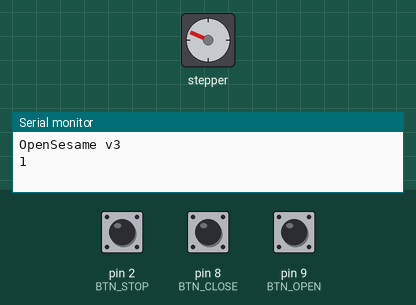
The sketch below on a simulated Arduino Uno, built with avr-gcc and run on an emulated ATmega328P. Parts: stepper motor, the last lines printed to the serial monitor. The inputs (shaded band) are chosen by the test bench; at power-on: pin 2 (BTN_STOP) HIGH, pin 9 (BTN_OPEN) HIGH, pin 8 (BTN_CLOSE) HIGH. Stepper angles assume 200 steps per turn.

Above: at 1.25 s.
1.3 s: pin 2 (BTN_STOP) pulled LOW for 0.15 s
At 1.9 s:
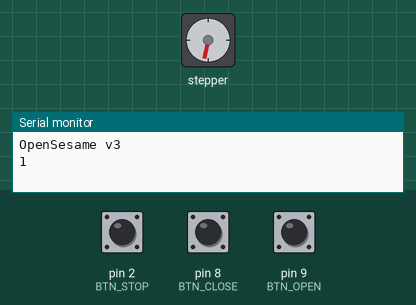
2.9 s: pin 9 (BTN_OPEN) pulled LOW for 1 s
At 5.1 s:
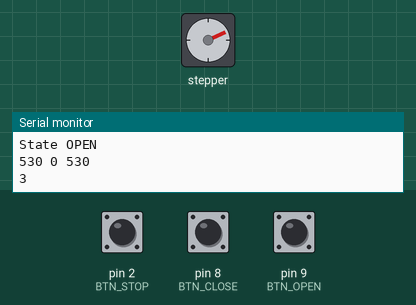
5.4 s: pin 8 (BTN_CLOSE) pulled LOW for 0.15 s
At 5.86 s:
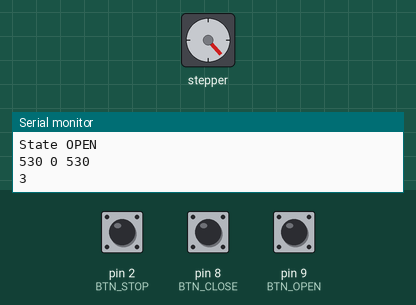
8.5 s: pin 2 (BTN_STOP) pulled LOW for 1 s
At 9.8 s:
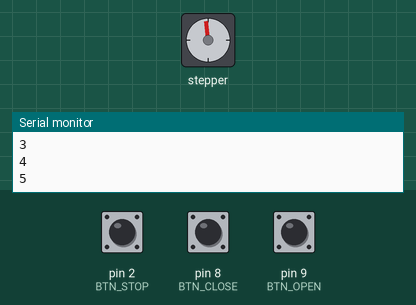
11.0 s: pin 8 (BTN_CLOSE) pulled LOW for 1 s
At 12.06 s:
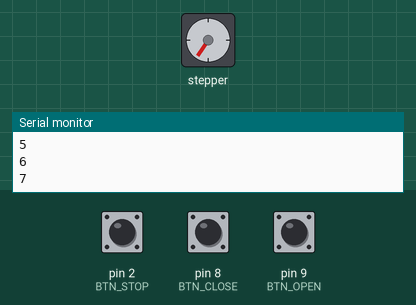
Timing chart, 0 to 22.0 s (numbered marks = the images above; inputs shaded):
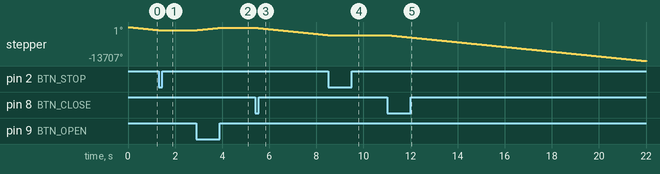

The sketch:

sketch_garden_open_sesame_v3.ino
```cpp
#ifndef __AVR_ATmega328P__
    #define __AVR_ATmega328P__
#endif

#include <Arduino.h>

#include <Bounce2.h>
#include <DHT.h>
#include <Stepper.h>

const int STEPS_PER_REVOLUTION = 200;
const int DEBOUNCE_INTERVAL_MS = 10;

#define DHTTYPE DHT22   // DHT 22  (AM2302)

#define BTN_STOP 2
#define BTN_CLOSE 8
#define BTN_OPEN 9
#define DHTPIN 13     // what pin we're connected to

enum class State { IDLE, TAKE_MEASUREMENT, CLOSE, OPEN };
enum btn_states : bool { open = true, pressed = false };

struct MeasurementVal {
  float hum;  // Stores humidity value
  float temp; // Stores temperature value
};

volatile unsigned int timer_times = 0;

// 200 steps = 1 turn
// 10 turns = 12.5 cm
// 1 expance = 200 steps * 10 revolutions * 10 times = 20000 steps
int current_step = 0;
byte current_expance = 0;
const byte MAX_EXPANCES = 3;
const int STEPS_PER_EXPANCE = 20000;
const unsigned int TOTAL_MAXIMUM_STEPS = 60000;
unsigned int current_total_step = 0;

volatile long unsigned eventTime;
volatile long unsigned previousEventTime;
volatile long unsigned timeSinceLastEvent;

State state = State::IDLE;
Stepper stepper(STEPS_PER_REVOLUTION, 3, 4, 5, 6);
DHT dht(DHTPIN, DHTTYPE); //// Initialize DHT sensor for normal 16mhz Arduino

Bounce btn_stop = Bounce();
Bounce btn_close = Bounce();
Bounce btn_open = Bounce();

bool init_sesam = true;

void setup() {
  Serial.begin(9600);
  Serial.println(F("OpenSesame v3"));
  cli();

  //set timer1 interrupt at 1Hz
  TCCR1A = 0;// set entire TCCR1A register to 0
  TCCR1B = 0;// same for TCCR1B
  TCNT1  = 0;//initialize counter value to 0
  // set compare match register for 2hz increments
  OCR1A = 31249; //(16000000) / (0.25*1024) - 1 //15624;// = (16*10^6) / (1*1024) - 1 (must be <65536)
  // turn on CTC mode
  TCCR1B |= (1 << WGM12);
  // Set CS12 and CS10 bits for 1024 prescaler
  TCCR1B |= (1 << CS12) | (1 << CS10);
  // enable timer compare interrupt
  TIMSK1 |= (1 << OCIE1A);

  sei();

  pinMode(BTN_STOP, INPUT_PULLUP);
  btn_stop.attach(BTN_STOP);
  btn_stop.interval(DEBOUNCE_INTERVAL_MS); // interval in ms

  pinMode(BTN_CLOSE, INPUT_PULLUP);
  btn_close.attach(BTN_CLOSE);
  btn_close.interval(DEBOUNCE_INTERVAL_MS); // interval in ms

  pinMode(BTN_OPEN, INPUT_PULLUP);
  btn_open.attach(BTN_OPEN);
  btn_open.interval(DEBOUNCE_INTERVAL_MS); // interval in ms

  stepper.setSpeed(180);
}

ISR(TIMER1_COMPA_vect){//timer1 interrupt 0.5Hz
  timer_times++;
  Serial.println(timer_times);
  if(timer_times >= 30 && state == State::IDLE) {
    eventTime = millis();
    state = State::TAKE_MEASUREMENT;
    timer_times = 0;
  }
}

void takeMeasurement(MeasurementVal &val) {
  //Read data and store it to variables hum and temp
  val.hum = dht.readHumidity();
  val.temp = dht.readTemperature();
}

bool is_between(float value, float lower, float upper) {
  return value > lower && value <= upper;
}

void serial_state(State state) {
  Serial.print(F("State "));
  switch(state)
  {
        case State::IDLE:
          Serial.println(F("IDLE"));
          break;
        case State::CLOSE:
          Serial.println(F("CLOSE"));
          break;
        case State::OPEN:
          Serial.println(F("OPEN"));
          break;
        case State::TAKE_MEASUREMENT:
          Serial.println(F("TAKE_MEASUREMENT"));
          break;
  }
}

void openOneExpansion() {
  Serial.println(F("openOneExpansion"));

  if(current_expance < MAX_EXPANCES) {
    unsigned int steps_to_open = STEPS_PER_EXPANCE - current_step;

    Serial.print(F("  opening: "));
    Serial.println(steps_to_open);

    current_total_step += steps_to_open;
    stepper.step(steps_to_open);
    current_expance++;
    current_step = 0;
  }
}

void resetCounters() {
  current_expance = 0;
  current_step = 0;
  current_total_step = 0;
}

void loop() {
  btn_stop.update();
  btn_close.update();
  btn_open.update();

  bool isStop = btn_stop.read();
  bool isClose = btn_close.read();
  bool isOpen = btn_open.read();

  if(init_sesam) {
    state = State::CLOSE;
    init_sesam = false;
  }
  else {
    if(isOpen == pressed) {
      state = State::OPEN;
    } else if(isClose == pressed) {
      state = State::CLOSE;
    } else if(state != State::TAKE_MEASUREMENT) {
      state = State::IDLE;
    }
  }

  switch(state)
  {
        case State::IDLE:
        break;
        case State::TAKE_MEASUREMENT:
          serial_state(state);

          timeSinceLastEvent = eventTime - previousEventTime;
          previousEventTime = eventTime;

          Serial.print(timeSinceLastEvent);
          Serial.println(F(" ms: "));
          //Read data and store it to variables hum and temp
          MeasurementVal mval;
          takeMeasurement(mval);
          //Print temp and humidity values to serial monitor
          Serial.print(F("Humidity: "));
          Serial.print(mval.hum);
          Serial.print(F(" %, Temp: "));
          Serial.print(mval.temp);
          Serial.println(F(" Celsius"));

          if(mval.temp <= 20.0) {
            state = State::CLOSE;
          } else {
            if(is_between(mval.temp, 20.0, 25.0) && current_expance == 0) {
              openOneExpansion();
            }
            else if(is_between(mval.temp, 25.0, 30.0) && current_expance <= 1)  {
              openOneExpansion();
            }
            else if(mval.temp > 30.0 && current_expance <= 2)  {
              openOneExpansion();
            }
            state = State::IDLE;
          }
          Serial.print(F("State: "));
          serial_state(state);
          Serial.print(F("Current step: "));
          Serial.println(current_step);
          Serial.print(F("Current expance: "));
          Serial.println(current_expance);

          break;
        case State::CLOSE:
          //serial_state(state);

          while(btn_stop.read() == open) {
            current_total_step--;
            stepper.step(-1);
            btn_stop.update();
          }
          state = State::IDLE;
          resetCounters();

          //Serial.print(current_step);
          //Serial.print(F(" "));
          //Serial.print(current_expance);
          //Serial.print(F(" "));
          //Serial.println(current_total_step);

          break;
        case State::OPEN:
          serial_state(state);

          do {
            current_step++;
            if(current_step >= STEPS_PER_EXPANCE) {
              current_step = 0;
              current_expance++;
            }
            current_total_step++;
            stepper.step(1);
            btn_open.update();
          } while(btn_open.read() == pressed);

          state = State::IDLE;

          Serial.print(current_step);
          Serial.print(F(" "));
          Serial.print(current_expance);
          Serial.print(F(" "));
          Serial.println(current_total_step);

          break;
  }
}
```

Measured:
- after the input at 1.3 s, stepper: goes on until 1.3 s, then stays -1248°
- after the input at 2.9 s, stepper: turns 954° clockwise in 1.0 s, starting at once
- after the input at 5.4 s, stepper: keeps turning counter-clockwise at about 952°/s, starting at once
- after the input at 8.5 s, stepper: goes on until 8.5 s, then stays -3246°
- after the input at 11.0 s, stepper: keeps turning counter-clockwise at about 952°/s, starting at once
- by itself, stepper: keeps turning counter-clockwise at about 953°/s
